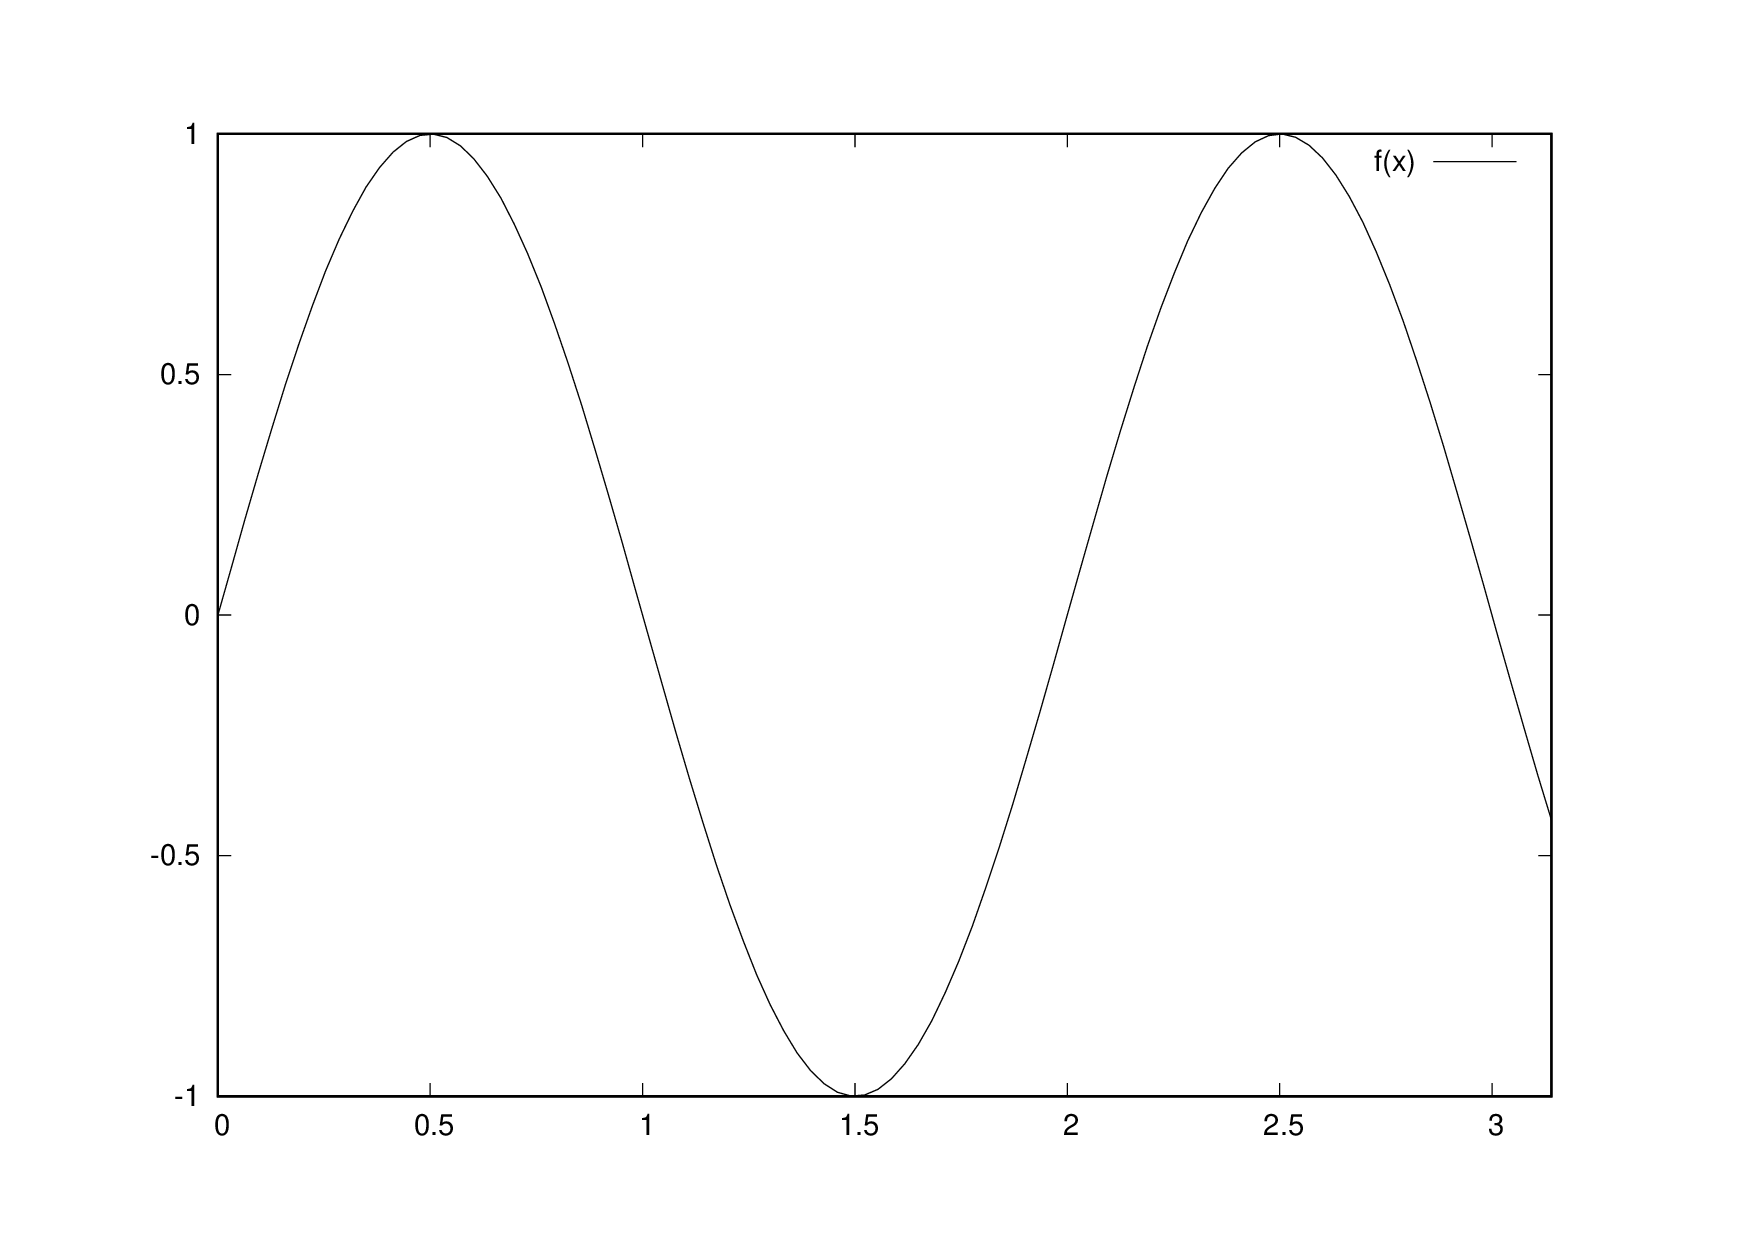

gnuplot code for this plot:
set terminal postscript
set out 'gnuplot.ps'
set xrange [0:3.14]
set yrange [-1:1]
f(x) = sin(pi*x)
plot f(x) w l
set out
